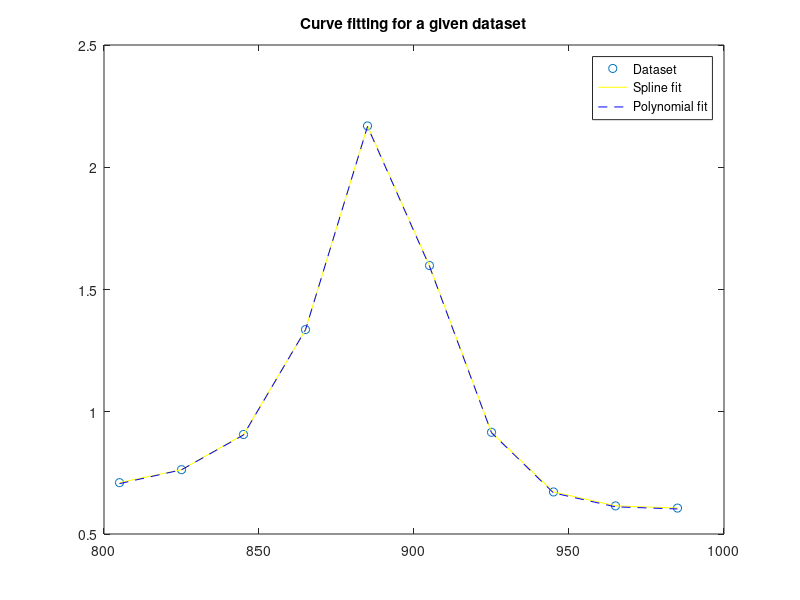

Write the MATLAB code that produced this figure.
x=805:20:985;
y=[0.710 0.763 0.907 1.336 2.169 1.598 0.916 0.672 0.615 0.606];
yy=spline(x,y,x);
p=polyval(polyfit(x,y,9),x);
plot(x,y,'o',x,yy,'y')
hold on
plot(x,p,'b--')
legend('Dataset','Spline fit','Polynomial fit')
title('Curve fitting for a given dataset')
residual_square_spline=sum((y-yy).^2)
residual_square_poly=sum((y-p).^2)
% The square spline fits the curve from the dataset perfectly
% The polynomial comes close however, with 5.0978e-05